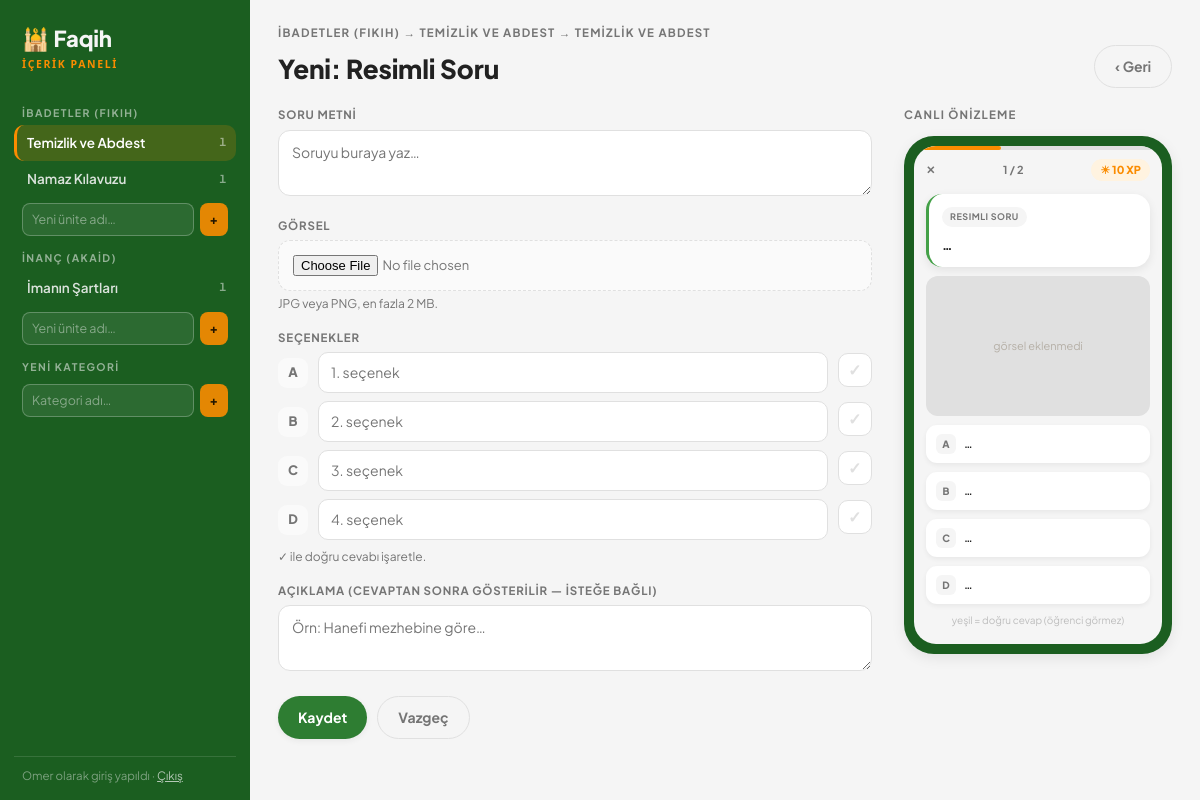
The page /panel/ders/1/yeni/image/ (signed in) on the database its author committed.
### content/models.py (models this page shows, shortened)
class Category(models.Model):
    title = models.CharField(max_length=200, verbose_name='Kategori Adı')
    class Meta:
        verbose_name        = 'Kategori'
        verbose_name_plural = 'Kategoriler'
        ordering            = ['id']

class Unit(models.Model):
    category = models.ForeignKey(
        Category, on_delete=models.CASCADE,
        related_name='units', verbose_name='Kategori'
    )
    title = models.CharField(max_length=200, verbose_name='Ünite Adı')
    class Meta:
        verbose_name        = 'Ünite'
        verbose_name_plural = 'Üniteler'
        ordering            = ['id']

class Lesson(models.Model):
    unit             = models.ForeignKey(
        Unit, on_delete=models.CASCADE,
        related_name='lessons', verbose_name='Ünite'
    )
    title            = models.CharField(max_length=200, verbose_name='Ders Adı')
    intro_kind       = models.CharField(
        max_length=10, choices=LESSON_INTRO_KINDS,
        default='none', verbose_name='Giriş Türü'
    )
    intro_text       = models.TextField(blank=True, verbose_name='Giriş Metni')
    intro_video_url  = models.URLField(blank=True, verbose_name='Giriş Videosu')
    intro_image_data = models.BinaryField(null=True, blank=True, editable=False)
    intro_image_mime = models.CharField(max_length=50, blank=True, default='')
    class Meta:
        verbose_name        = 'Ders'
        verbose_name_plural = 'Dersler'
        ordering            = ['id']

### panel/views.py (the view)
# urls.py: path('ders/<int:lesson_id>/yeni/<str:qtype>/', views.question_form, name='question_new'),
@staff_member_required
def question_form(request, lesson_id=None, qtype=None, question_id=None):
    if question_id is not None:
        question = get_object_or_404(Exercise, pk=question_id)
        lesson = question.lesson
        qtype = 'mcq' if question.question_type == 'multiple_choice' else question.question_type
    else:
        question = None
        lesson = get_object_or_404(Lesson, pk=lesson_id)
    if qtype not in ENABLED_TYPES:
        messages.error(request, 'Bu soru türü panelde henüz düzenlenemiyor.')
        return redirect('panel:lesson', lesson.id)
    errors = []
    if request.method == 'POST':
        errors = _save_question(request, lesson, qtype, question)
        if not errors:
            messages.success(request, 'Soru kaydedildi ✓' if question else 'Soru eklendi ✓')
            return redirect('panel:lesson', lesson.id)
        initial = _initial_from_post(request)
    elif question is not None:
        initial = _initial_from_question(question, qtype)
    else:
        initial = {'text': '', 'explanation': '', 'options': ['', '', '', ''],
                   'correct': '', 'pairs': [], 'url': '',
                   'steps': [], 'sentence': '', 'word_bank': [], 'fb_correct': ''}
    pairs = initial.get('pairs') or []
    while len(pairs) < 3:
        pairs.append(['', ''])
    steps = initial.get('steps') or []
    while len(steps) < 3:
        steps.append('')
    word_bank = initial.get('word_bank') or []
    while len(word_bank) < 4:
        word_bank.append('')
    ctx = _sidebar_context(lesson.unit, lesson)
    ctx.update({
        'unit': lesson.unit,
        'lesson': lesson,
        'question': question,
        'qtype': qtype,
        'type_label': ENABLED_TYPES[qtype]['label'],
        'initial': initial,
        'errors': errors,
        'option_rows': [
            {'i': i, 'letter': 'ABCD'[i], 'value': initial['options'][i]}
            for i in range(4)
        ],
        'pair_rows': pairs,
        'step_rows': steps,
        'word_rows': word_bank,
        'has_image': bool(question and question.image_data),
    })
    return render(request, 'panel/question_form.html', ctx)

### panel/views.py (called while the page is built)
def _sidebar_context(selected_unit=None, selected_lesson=None):
    return {
        'categories': Category.objects.prefetch_related('units__lessons__exercises'),
        'selected_unit': selected_unit,
        'selected_lesson': selected_lesson,
    }

### panel/templates/panel/question_form.html (shortened to what this page needs)
{% extends "panel/base.html" %}
{% block main %}
  <div class="crumb">{{ unit.category.title }} → {{ unit.title }} → {{ lesson.title }}</div>
  <div class="main-head">
    <div>
      <h1>{% if question %}Düzenle{% else %}Yeni{% endif %}: {{ type_label }}</h1>
    </div>
    <a class="btn btn-ghost" href="{% url 'panel:lesson' lesson.id %}">‹ Geri</a>
  </div>
  <div class="editor">
    <form class="form" method="post" id="qform"
          {% if qtype == 'image' %}enctype="multipart/form-data"{% endif %}>
      <div class="field">
        <label for="f-text">{% if qtype == 'true_false' %}İfade{% elif qtype == 'video' %}Video başlığı{% else %}Soru metni{% endif %}</label>
        <textarea id="f-text" name="text" rows="2" required
          placeholder="{% if qtype == 'true_false' %}Örn: Unutarak yemek yemek orucu bozar.{% elif qtype == 'video' %}Örn: Namaz Vakitleri — Ders 1{% else %}Soruyu buraya yaz…{% endif %}">{{ initial.text }}</textarea>
      </div>
      {% if qtype == 'image' %}
        <div class="field">
          <label for="f-image">Görsel {% if has_image %}(değiştirmek istemiyorsan boş bırak){% endif %}</label>
          <input type="file" id="f-image" name="image" accept="image/*">
          <div class="hint">JPG veya PNG, en fazla 2 MB.</div>
        </div>
      {% endif %}
      {% if qtype == 'mcq' or qtype == 'image' %}
        <div class="field">
          <label>Seçenekler</label>
          {% for row in option_rows %}
            <div class="opt-row">
              <span class="letter">{{ row.letter }}</span>
              <input type="text" name="opt{{ row.i }}" value="{{ row.value }}" placeholder="{{ forloop.counter }}. seçenek">
              <label title="Doğru cevap olarak işaretle">
                <span class="mark">✓</span>
              </label>
            </div>
          {% endfor %}
          <div class="hint">✓ ile doğru cevabı işaretle.</div>
        </div>
      {% endif %}
      <div class="field">
        <label for="f-expl">Açıklama (cevaptan sonra gösterilir — isteğe bağlı)</label>
        <textarea id="f-expl" name="explanation" rows="2"
          placeholder="Örn: Hanefi mezhebine göre…">{{ initial.explanation }}</textarea>
      </div>
      <div class="form-acts">
        <button class="btn btn-green" type="submit">Kaydet</button>
        <a class="btn btn-ghost" href="{% url 'panel:lesson' lesson.id %}">Vazgeç</a>
      </div>
    </form>
    <div class="preview">
      <div class="pv-label">Canlı Önizleme</div>
      <div class="phone"><div class="screen">
        <div class="pv-progress"><i></i></div>
        <div class="pv-topbar"><span>✕</span><span>1 / {{ lesson.exercises.count|default:1 }}</span><span class="pv-xp">☀ 10 XP</span></div>
        <div class="pv-body">
          {% if qtype == 'video' %}
            <div class="pv-video"><div class="play">▶</div></div>
            <div style="font-weight:700;font-size:12px" id="pv-q">…</div>
            <div class="pv-note" id="pv-url">bağlantı eklenmedi</div>
          {% else %}
            <div class="pv-card">
              <span class="pv-tag">{{ type_label|upper }}</span>
              <div class="pv-q" id="pv-q">…</div>
            </div>
            {% if qtype == 'image' %}
              <div class="pv-img">
                <span id="pv-noimg" style="color:#B5AFA6;font-size:11px;{% if has_image %}display:none{% endif %}">görsel eklenmedi</span>
              </div>
            {% endif %}
            {% if qtype == 'mcq' or qtype == 'image' %}
              <div class="pv-opt" data-i="0"><span class="l">A</span><span class="tx">…</span></div>
              <div class="pv-opt" data-i="1"><span class="l">B</span><span class="tx">…</span></div>
              <div class="pv-opt" data-i="2"><span class="l">C</span><span class="tx">…</span></div>
              <div class="pv-opt" data-i="3"><span class="l">D</span><span class="tx">…</span></div>
              <div class="pv-note">yeşil = doğru cevap (öğrenci görmez)</div>
            {% elif qtype == 'true_false' %}
              <div class="pv-tf">
                <div class="t" id="pv-true">✓ Doğru</div>
                <div class="f" id="pv-false">✗ Yanlış</div>
              </div>
              <div class="pv-note">çerçeveli = doğru cevap (öğrenci görmez)</div>
            {% elif qtype == 'matching' %}
              <div class="pv-pair" id="pv-pairs"></div>
              <div class="pv-note">uygulamada sağ sütun karışık gösterilir</div>
            {% endif %}
          {% endif %}
        </div>
      </div></div>
    </div>
  </div>
{% endblock %}

### panel/templates/panel/base.html (shortened to what this page needs)
<!doctype html>
<html lang="tr">
<head>
</head>
<body>
<div class="app">
  <aside class="side">
    <div class="brand">🕌 Faqih<small>İçerik Paneli</small></div>
    <nav class="tree">
      {% for cat in categories %}
        <div class="cat-label">{{ cat.title }}</div>
        {% for u in cat.units.all %}
          <a class="unit-link {% if selected_unit and u.id == selected_unit.id %}sel{% endif %}" href="{% url 'panel:unit' u.id %}">
            <span>{{ u.title }}</span><span class="n">{{ u.lessons.count }}</span>
          </a>
        {% endfor %}
        <form class="side-form" method="post" action="{% url 'panel:add_unit' %}">
          <input type="text" name="title" placeholder="Yeni ünite adı…" required>
          <button type="submit" title="Ünite ekle">+</button>
        </form>
      {% endfor %}
      <div class="cat-label">Yeni kategori</div>
      <form class="side-form" method="post" action="{% url 'panel:add_category' %}">
        <input type="text" name="title" placeholder="Kategori adı…" required>
        <button type="submit" title="Kategori ekle">+</button>
      </form>
    </nav>
    <div class="side-foot">
      {{ request.user.username }} olarak giriş yapıldı · <a href="/admin/logout/">Çıkış</a>
    </div>
  </aside>
  <main class="main">
    {% block main %}{% endblock %}
  </main>
</div>
</body>
</html>

### rows shown on the page
Category: title "İBADETLER (FIKIH)"
Unit: title "Temizlik ve Abdest", lessons.count "1", category "İBADETLER (FIKIH)", title "TEMIZLIK VE ABDEST"
Unit: title "Namaz Kılavuzu", lessons.count "1"
Category: title "İNANÇ (AKAID)"
Unit: title "İmanın Şartları", lessons.count "1"

### other values the page prints
{{ request.user.username }} "Omer"
{{ type_label }} "Resimli Soru"
{{ row.letter }} "A" "B" "C" "D"
{{ type_label|upper }} "RESIMLI SORU"
